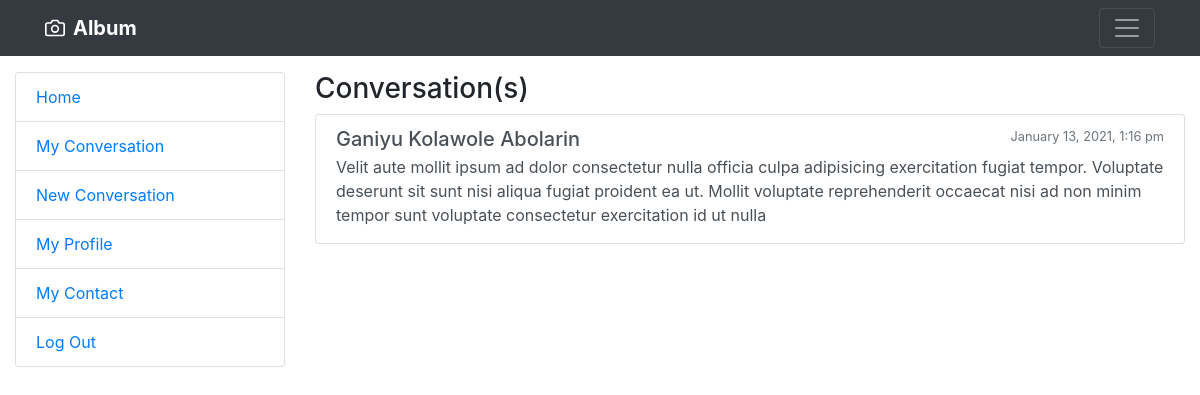
/myconversation.php (signed in), run on the app's committed database.
### tables this page shows
CREATE TABLE `conversation` (
  `SN` int(11) NOT NULL,
  `user_id` int(11) NOT NULL,
  `recipient_id` int(11) NOT NULL,
  `timestamp` bigint(20) NOT NULL,
  `created` timestamp NOT NULL DEFAULT current_timestamp() ON UPDATE current_timestamp()
);

CREATE TABLE `users` (
  `SN` int(11) NOT NULL,
  `username` varchar(30) NOT NULL,
  `email` varchar(40) NOT NULL,
  `fullname` varchar(40) NOT NULL,
  `password` text NOT NULL,
  `created` datetime NOT NULL DEFAULT current_timestamp(),
  `updated` datetime NOT NULL DEFAULT current_timestamp() ON UPDATE current_timestamp()
);

CREATE TABLE `message` (
  `SN` int(11) NOT NULL,
  `conversation_id` int(11) NOT NULL,
  `sender_id` int(11) NOT NULL,
  `message` text NOT NULL,
  `timestamp` bigint(20) NOT NULL,
  `created` timestamp NOT NULL DEFAULT current_timestamp() ON UPDATE current_timestamp(),
  `recipeint_read_status` tinyint(1) NOT NULL DEFAULT 0
);

### require/DB.php (called while the page is built, shortened)
<?php
class DB{
    var $connection;
    public function __construct($host,$username,$password,$database){
        $this->host = $host;
        $this->username = $username;
        $this->password =$password;
        $this->database = $database;
        $this->connection = new mysqli($this->host,$this->username,$this->password,$this->database);
        return $this;
    }
    public function query($query_string){
        return $this->connection->query($query_string);
    }
}
$database = new DB('localhost', 'root', '', 'sample_app');

### require/checklogin.php (called while the page is built, shortened)
<?php
require "DB.php";
if(isset($_SESSION['user_id'])){
    $user_id = $_SESSION['user_id'];
}
function getUser($user_id,$database){
    $user = $database->query("select * from users where SN=$user_id");
    return $user->fetch_assoc();
}

### myconversation.php (the view, shortened to what this page needs)
<?php
require "require/checklogin.php";
?>
<!doctype html>
<html lang="en">
<head>
    <link href="css/bootstrap.min.css" rel="stylesheet">
</head>
<body>
<?php
include "include/header.php";
?>
<div class="container-fluid">
    <div class="row">
        <?php
        include "include/sidebar.php";
        ?>
        <div class="col-sm-12 col-lg-9 mt-3">
            <h3>Conversation(s)</h3>
            <?php
             $conversations = $database->query("Select * from conversation where (user_id = $user_id OR recipient_id=$user_id)");
             if($conversations->num_rows > 0) {
                 ?>
                 <div class="list-group">
                     <?php
                       while($messages = $conversations->fetch_assoc()) {
                           if($user_id != $messages['user_id']){
                                $user = getUser($messages['user_id'],$database);
                           }else{
                               $user = getUser($messages['recipient_id'],$database);
                           }
                           $recent_message = $database->
                           query("select * from message where conversation_id=$messages[SN] order by SN DESC LIMIT 1");
                            $msg = $recent_message->fetch_assoc();
                           ?>
                           <a href="view_conversation.php?id=<?php echo $messages['SN'] ?>" class="list-group-item list-group-item-action">
                               <div class="d-flex w-100 justify-content-between">
                                   <h5 class="mb-1"><?php echo $user['fullname']  ?></h5>
                                   <small class="text-muted">
                                       <?php
                                       echo date("F j, Y, g:i a",$msg['timestamp']);
                                       ?>
                                   </small>
                               </div>
                               <p class="mb-1"><?php echo $msg['message'] ?></p>
                           </a>
                           <?php
                       }
                     ?>
                 </div>
                 <?php
             }else {
                 ?>
                 You have no conversation, please <a href="new_conversation.php">click here to create one</a>
                 <?php
             }
            ?>
        </div>
    </div>
</div>
</body>
</html>

### include/header.php (shortened to what this page needs)
<header>
    <div class="navbar navbar-dark bg-dark shadow-sm">
        <div class="container d-flex justify-content-between">
            <a href="#" class="navbar-brand d-flex align-items-center">
                <strong>Album</strong>
            </a>
            <button class="navbar-toggler" type="button" data-toggle="collapse" data-target="#navbarHeader" aria-controls="navbarHeader" aria-expanded="false" aria-label="Toggle navigation">
                <span class="navbar-toggler-icon"></span>
            </button>
        </div>
    </div>
</header>

### include/sidebar.php
<div class="col-sm-12 col-lg-3 col-12">
    <ul class="list-group mt-3">
        <li class="list-group-item"><a href="homepage.php">Home</a> </li>
        <li class="list-group-item"><a href="myconversation.php">My Conversation</a> </li>
        <li class="list-group-item"><a href="new_conversation.php">New Conversation</a></li>
        <li class="list-group-item"><a href="#">My Profile</a></li>
        <li class="list-group-item"><a href="#">My Contact</a></li>
        <li class="list-group-item"><a href="logout.php">Log Out</a></li>
    </ul>
</div>

### data on the page
conversation: users.fullname "Ganiyu Kolawole Abolarin", message.timestamp "January 13, 2021, 1:16 pm", message.message "Velit aute mollit ipsum ad dolor consectetur nulla officia culpa adipisicing exercitation fugiat tempor. Voluptate deserunt sit sunt nisi aliqua fugiat proident ea ut. Mollit voluptate reprehenderit occaecat nisi ad non minim tempor sunt voluptate consectetur exercitation id ut nulla"
